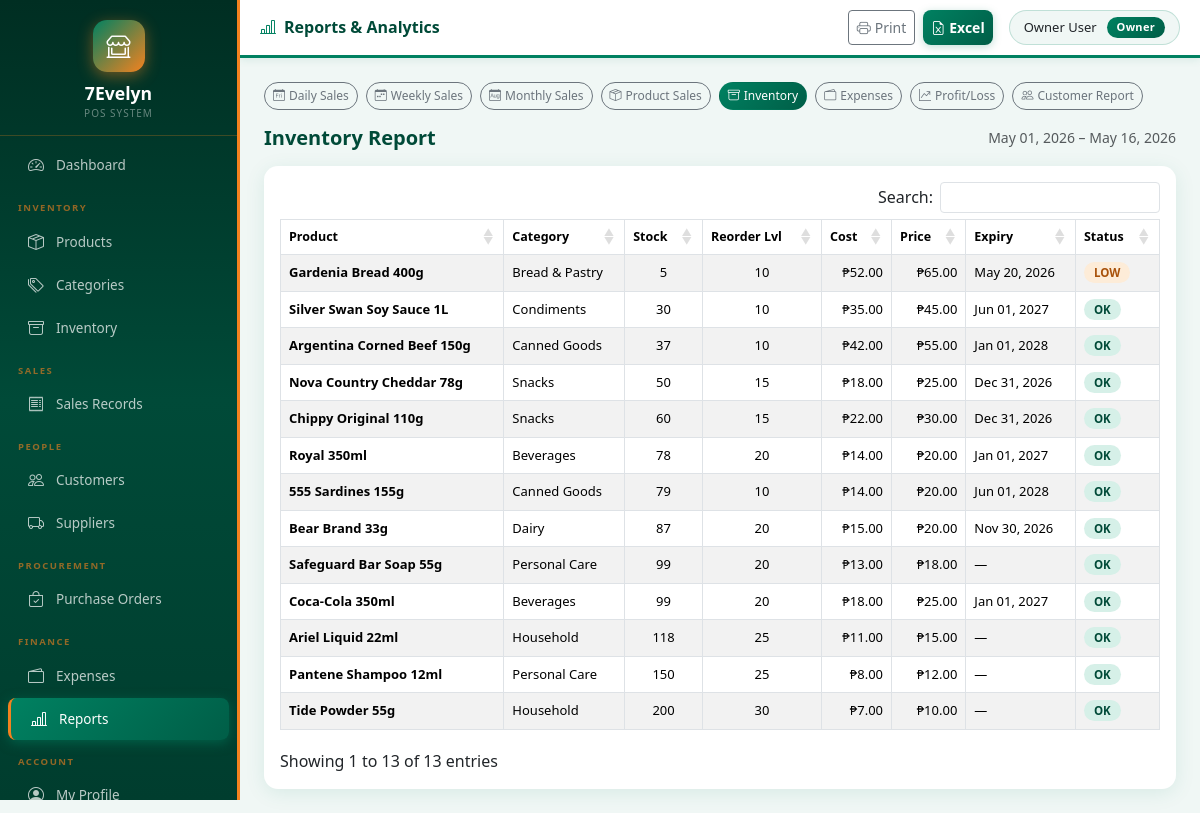
Before: /frontend/reports.php?report=inventory&date_from=2026-05-01&date_to=2026-05-16 (signed in) with the older database file.
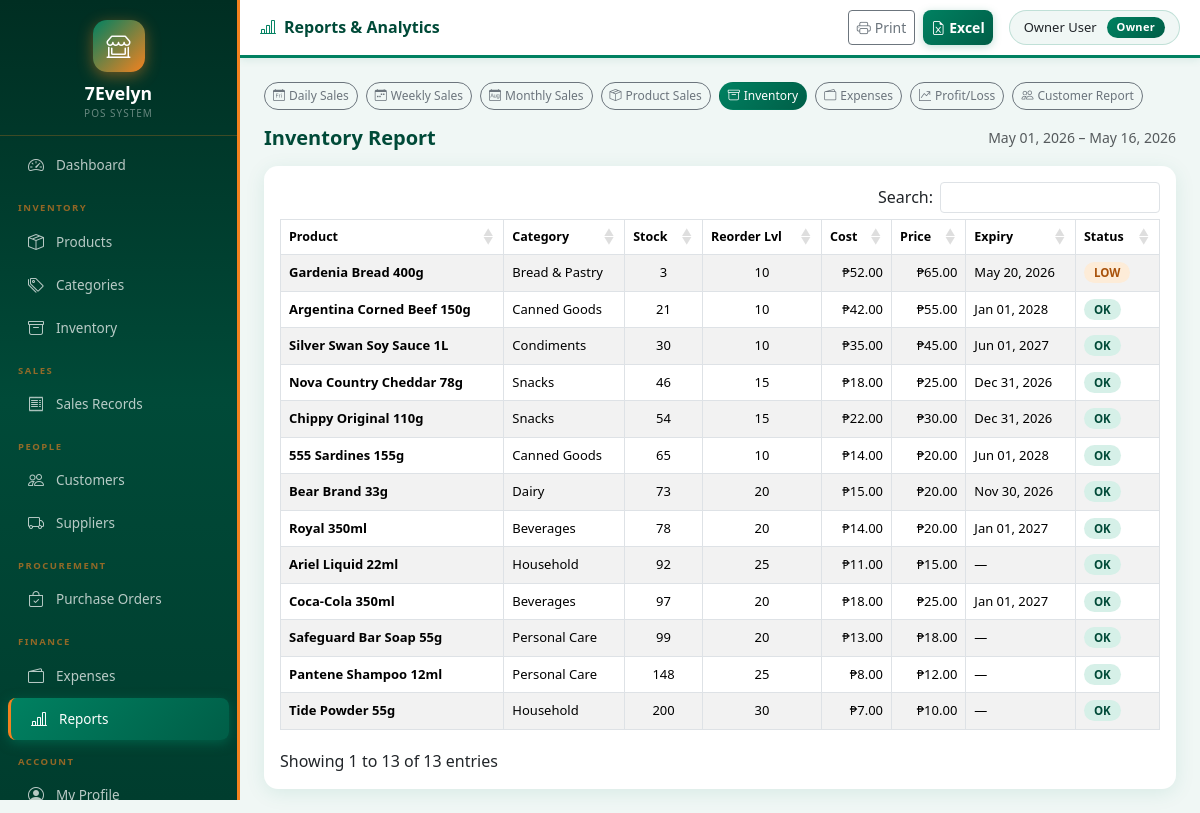
After: the same page with the newer database file.
### tables this page shows
CREATE TABLE `product` (
  `productID` int(11) NOT NULL,
  `productName` varchar(100) NOT NULL,
  `barcode` varchar(50) DEFAULT NULL,
  `categoryID` int(11) NOT NULL,
  `price` decimal(10,2) NOT NULL,
  `cost` decimal(10,2) NOT NULL,
  `stock_quantity` int(11) NOT NULL DEFAULT 0,
  `reorder_level` int(11) NOT NULL DEFAULT 10,
  `expiry_date` date DEFAULT NULL,
  `status` enum('Active','Inactive') NOT NULL DEFAULT 'Active',
  `product_image` varchar(255) DEFAULT NULL
);

CREATE TABLE `category` (
  `categoryID` int(11) NOT NULL,
  `categoryName` varchar(80) NOT NULL
);

### frontend/reports.php (the view, shortened to what the changed rows need)
<?php
$report   = $_GET['report'] ?? 'daily_sales';
$dateFrom = $_GET['date_from'] ?? date('Y-m-01');
$dateTo   = $_GET['date_to'] ?? date('Y-m-d');
?>
<?php include 'header.php'; ?>
<?php include 'nav.php'; ?>
<div class="page-body">
    <div class="d-flex flex-wrap gap-2 mb-3 no-print">
        <?php
        $types = [
            'daily_sales'    => ['bi-calendar-day','Daily Sales'],
            'weekly_sales'   => ['bi-calendar-week','Weekly Sales'],
            'monthly_sales'  => ['bi-calendar-month','Monthly Sales'],
            'product_sales'  => ['bi-box-seam','Product Sales'],
            'inventory'      => ['bi-archive','Inventory'],
            'expenses'       => ['bi-wallet2','Expenses'],
            'profit'         => ['bi-graph-up-arrow','Profit/Loss'],
            'customer'       => ['bi-people','Customer Report'],
        ];
        foreach($types as $k=>[$icon,$label]):
            $active = $report===$k ? ' active' : '';
        ?>
        <a href="?report=<?php echo $k; ?>&date_from=<?php echo $dateFrom; ?>&date_to=<?php echo $dateTo; ?>" class="btn btn-sm btn-outline-secondary report-type-btn<?php echo $active; ?>">
            <i class="bi <?php echo $icon; ?> me-1"></i><?php echo $label; ?>
        </a>
        <?php endforeach; ?>
    </div>
    <?php
    if($report === 'daily_sales'):
        $data = $conn->query("SELECT DATE(saleDate) AS d, COUNT(*) AS txn, SUM(total_amount) AS revenue, SUM(discount_amount) AS discounts, SUM(tax_amount) AS taxes FROM sales WHERE DATE(saleDate) BETWEEN '$dateFrom' AND '$dateTo' GROUP BY DATE(saleDate) ORDER BY d DESC");
        $totals = $conn->query("SELECT COUNT(*) AS txn, SUM(total_amount) AS revenue, SUM(discount_amount) AS discounts FROM sales WHERE DATE(saleDate) BETWEEN '$dateFrom' AND '$dateTo'")->fetch_assoc();
    ?>
    <div class="row g-3 mb-3">
        <div class="col-md-3"><div class="stat-card bg-grad-purple"><div class="stat-val">₱<?php echo number_format($totals['revenue'],2); ?></div><div class="stat-lbl">Total Revenue</div></div></div>
        <div class="col-md-3"><div class="stat-card bg-grad-blue"><div class="stat-val"><?php echo $totals['txn']; ?></div><div class="stat-lbl">Transactions</div></div></div>
        <div class="col-md-3"><div class="stat-card bg-grad-orange"><div class="stat-val">₱<?php echo number_format($totals['discounts'],2); ?></div><div class="stat-lbl">Total Discounts</div></div></div>
    </div>
    <div class="card card-shadow"><div class="card-body">
    <table id="reportTable" class="table table-bordered table-striped">
        <thead style="background:var(--ev-gradient);color:#fff;"><tr><th>Date</th><th>Transactions</th><th>Discounts</th><th>Revenue</th></tr></thead>
        <tbody>
        <?php while($r=$data->fetch_assoc()): ?>
        <tr><td><?php echo date('D, M d, Y',strtotime($r['d'])); ?></td><td class="text-center"><?php echo $r['txn']; ?></td><td class="text-end text-danger">-₱<?php echo number_format($r['discounts'],2); ?></td><td class="text-end"><strong>₱<?php echo number_format($r['revenue'],2); ?></strong></td></tr>
        <?php endwhile; ?>
        </tbody>
        <tfoot><tr class="table-light fw-bold"><td>TOTAL</td><td class="text-center"><?php echo $totals['txn']; ?></td><td class="text-end text-danger">-₱<?php echo number_format($totals['discounts'],2); ?></td><td class="text-end">₱<?php echo number_format($totals['revenue'],2); ?></td></tr></tfoot>
    </table>
    </div></div>
    <?php elseif($report === 'inventory'):
        $data = $conn->query("SELECT p.*, c.categoryName FROM product p JOIN category c ON p.categoryID=c.categoryID WHERE p.status='Active' ORDER BY p.stock_quantity ASC");
    ?>
    <div class="card card-shadow"><div class="card-body">
    <table id="reportTable" class="table table-bordered table-striped">
        <thead style="background:var(--ev-gradient);color:#fff;"><tr><th>Product</th><th>Category</th><th>Stock</th><th>Reorder Lvl</th><th>Cost</th><th>Price</th><th>Expiry</th><th>Status</th></tr></thead>
        <tbody>
        <?php while($r=$data->fetch_assoc()):
            $st = $r['stock_quantity']==0 ? 'OUT' : ($r['stock_quantity']<=$r['reorder_level'] ? 'LOW' : 'OK');
            $cls = $st==='OUT' ? 'badge-inactive' : ($st==='LOW' ? 'badge-low' : 'badge-active');
        ?>
        <tr><td class="fw-semibold"><?php echo htmlspecialchars($r['productName']); ?></td><td><?php echo htmlspecialchars($r['categoryName']); ?></td><td class="text-center"><?php echo $r['stock_quantity']; ?></td><td class="text-center"><?php echo $r['reorder_level']; ?></td><td class="text-end">₱<?php echo number_format($r['cost'],2); ?></td><td class="text-end">₱<?php echo number_format($r['price'],2); ?></td><td><?php echo $r['expiry_date'] ? date('M d, Y',strtotime($r['expiry_date'])) : '—'; ?></td><td><span class="<?php echo $cls; ?>"><?php echo $st; ?></span></td></tr>
        <?php endwhile; ?>
        </tbody>
    </table>
    </div></div>
    <?php endif; ?>
</div>
</div></div>
</body></html>

Changed rows visible on the page:
changed product "Gardenia Bread 400g": stock_quantity "5" → "3"
changed product "Argentina Corned Beef 150g": stock_quantity "37" → "21"; moves up the list
changed product "Nova Country Cheddar 78g": stock_quantity "50" → "46"
changed product "Chippy Original 110g": stock_quantity "60" → "54"
changed product "555 Sardines 155g": stock_quantity "79" → "65"
changed product "Bear Brand 33g": stock_quantity "87" → "73"
shown differently, row unchanged: product "Royal 350ml": moves down the list
changed product "Ariel Liquid 22ml": stock_quantity "118" → "92"; moves up the list
changed product "Coca-Cola 350ml": stock_quantity "99" → "97"; moves down the list
changed product "Pantene Shampoo 12ml": stock_quantity "150" → "148"
